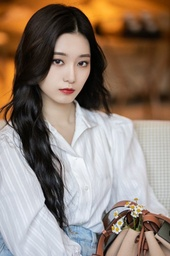
#> input picture 1.jpg_delta.jpg, 170 x 256 px, shrunk from 682 x 1024 before the run
$ python -i boxfilters.py   (imports and definitions only)
#> lines starting #> are read from the running program, lines starting #| are printed output that depends on the picture; long printed decimals are rounded
### convolution.py
from random import gauss
import numpy as np
import math
import cv2


def convolve(matrix, kernel):
    mRows = matrix.shape[0]
    mCols = matrix.shape[1]
    kRows = kernel.shape[0]
    kCols = kernel.shape[1]

    res = np.zeros(shape=(mRows - kRows+1, mCols - kCols+1))

    for i in range(mRows - kRows+1):
        for j in range(mCols - kCols+1):
            for a in range(kRows):
                for b in range(kCols):
                    res[i][j] += matrix[i+a][j+b] * kernel[a][b]

    return res


def convolveRGB(tensor, kernel):
    padding=kernel.shape[0]//2
    tensor= cv2.copyMakeBorder(tensor,padding,padding,padding,padding,cv2.BORDER_CONSTANT,value=(0,0,0))
    rows = tensor.shape[0]
    cols = tensor.shape[1]
    r = np.zeros(shape=(rows, cols))
    g = np.zeros(shape=(rows, cols))
    b = np.zeros(shape=(rows, cols))
    for i in range(rows):
        for j in range(cols):
            b[i][j] = tensor[i][j][0]
            g[i][j] = tensor[i][j][1]
            r[i][j] = tensor[i][j][2]

    rOut = convolve(r, kernel)
    gOut = convolve(g, kernel)
    bOut = convolve(b, kernel)
    result = cv2.merge((bOut,gOut,rOut))
    return result


def func1(x,mean,sigma):
    return math.exp(-((((x-mean)/(sigma))**2)/2))
function1 = np.vectorize(func1)

def func2(x,mean,sigma):
    return (sigma**2) - ((x-mean)**2)
function2 = np.vectorize(func2)

def log_kernel(n,sigma):
    kernel_1D_x = np.linspace(-1*(n // 2), n // 2, n)
    kernel_1D_y = np.linspace(-1*(n // 2), n // 2, n)
    X,Y = np.meshgrid(kernel_1D_x, kernel_1D_y)
    c = (1 / ((2 * np.pi) * (sigma**6)))
    kernel_2D = -1*c*function1(X,0,sigma)*function1(Y,0,sigma)*(function2(X,0,sigma)+function2(Y,0,sigma))
    return kernel_2D

def evaluator(x,mean,sigma):
    a = math.exp(-((((x-mean)/(sigma))**2)/2))
    return (1 / (np.sqrt(2 * np.pi) * sigma))*a


def gaussian_kernel(n,sigma):
    kernel_1D = np.linspace(-1*(n // 2), n // 2, n)
    for i in range(n):
        kernel_1D[i] = evaluator(kernel_1D[i], 0, sigma)
    ## To generate a 2d gaussian kernel, we can take an outer product of the 1d kernel with itself
    kernel_2D = np.outer(kernel_1D.T, kernel_1D.T)
    kernel_2D *= 1.0 / kernel_2D.sum()
    return kernel_2D

# [4 lines left out: function delta_kernel, not called in this run]

def mean_kernel(n):
    filter = np.ones(shape=(n, n))/(n*n)
    return(filter)

def filter(image,filtertype,n,*args):
    if(len(args)>0):
        kernel={"Gaussian":gaussian_kernel(n,args[0]),"LoG":log_kernel(n,args[0])}
    else:
        kernel={"Delta":delta_kernel(n),"Mean":mean_kernel(n)}
    result = convolveRGB(image, kernel[filtertype])
    return(result)

### boxfilters.py
import cv2
from skimage.restoration import estimate_sigma
import convolution
def filters(imagefile):
#> called with imagefile = '1.jpg_delta.jpg'
	img1 = cv2.imread(imagefile)
#> img1 is the input picture: shape (256, 170, 3); mean B, G, R 115.8, 128.1, 145
	imagename=imagefile.split(".")[0]
	typ="gaussiansize10"
	kern="Gaussian"
	logblur1=convolution.filter(img1,kern,3,10)
	cv2.imwrite(imagename+"_"+typ+"1.jpg",logblur1)
	logblur2 =convolution.filter(img1,kern,5,10)
	cv2.imwrite(imagename+"_"+typ+"2.jpg",logblur2)
	logblur3 =convolution.filter(img1,kern,7,10)
	cv2.imwrite(imagename+"_"+typ+"3.jpg",logblur3)
	logblur4=convolution.filter(img1,"LoG",9,10)
#> after the loop in convolve (call 12), `for i in range(mRows - kRows+1):`:
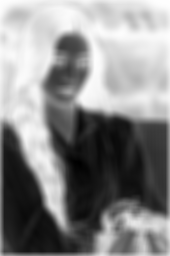
#> res: shape (256, 170) float64; min -0.554, max -0.000803, mean -0.257; drawn with min black and max white
	cv2.imwrite(imagename+"_"+typ+"4.jpg",logblur4)
	logblur5 =convolution.filter(img1,kern,11,10)
#> after the loop in convolveRGB (call 5), `for i in range(rows):`:
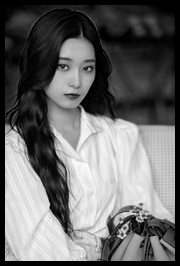
#> b: shape (266, 180) float64; min 0, max 254, mean 105.2
#> after the loop in convolveRGB (call 5), `for i in range(rows):`:
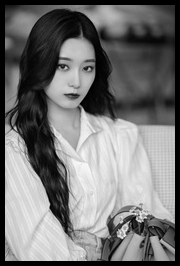
#> g: shape (266, 180) float64; min 0, max 250, mean 116.5
#> after the loop in convolveRGB (call 5), `for i in range(rows):`:
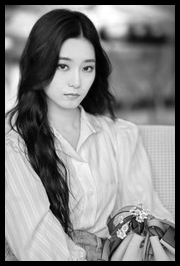
#> r: shape (266, 180) float64; min 0, max 255, mean 131.8
#> after the loop in convolve (call 14), `for i in range(mRows - kRows+1):`:
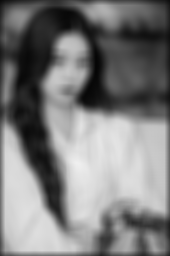
#> res: shape (256, 170) float64; min 5.16, max 239.6, mean 124.8
#> after the loop in convolve (call 15), `for i in range(mRows - kRows+1):`:
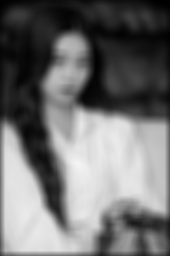
#> res: shape (256, 170) float64; min 0.266, max 243.7, mean 113.2
#> in convolveRGB (call 5), `result = cv2.merge((bOut,gOut,rOut))`:
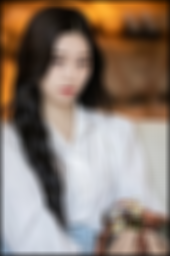
#> result: shape (256, 170, 3) float64; mean of channels 0, 1, 2 113.2, 124.8, 140.8; drawn as B, G, R
	cv2.imwrite(imagename+"_"+typ+"5.jpg",logblur5)

	print(estimate_sigma(img1, channel_axis=-1, average_sigmas=True))
#| 1.449
	print(estimate_sigma(logblur1, channel_axis=-1, average_sigmas=True))
#| 0.2428
	print(estimate_sigma(logblur2, channel_axis=-1, average_sigmas=True))
#| 0.09989
	print(estimate_sigma(logblur3, channel_axis=-1, average_sigmas=True))
#| 0.0498
	print(estimate_sigma(logblur4, channel_axis=-1, average_sigmas=True))
#| 6.243890354156309e-05
	print(estimate_sigma(logblur5, channel_axis=-1, average_sigmas=True))
#| 0.01994
# [1 line not run here, left out]

>>> result = filters('1.jpg_delta.jpg')
